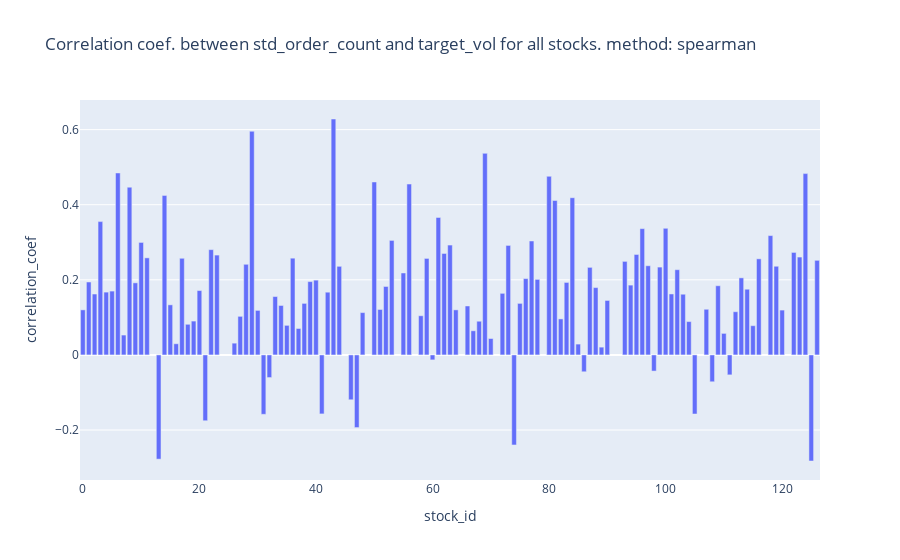
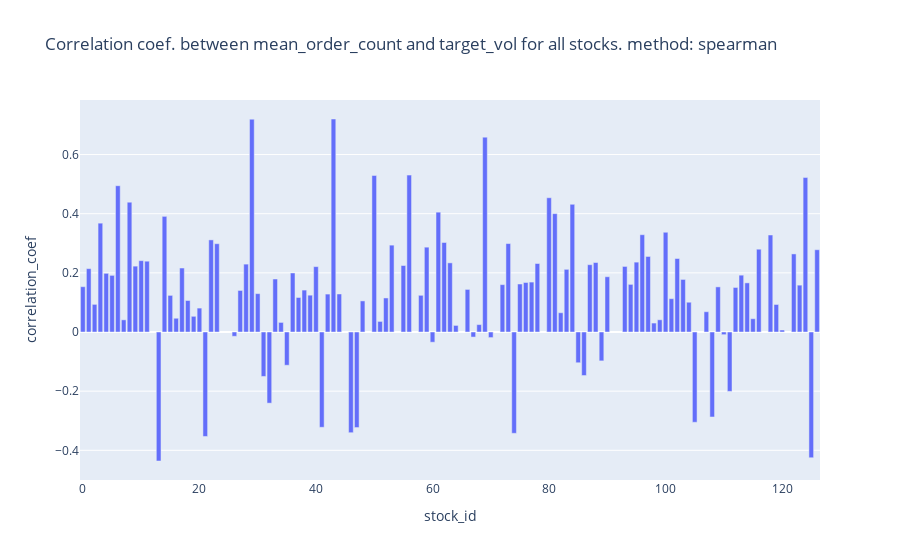

The notebook cell saved with these charts, in order:
### Code cell
## plot all stocks correlation coefficiceints together
coef_df=pd.DataFrame({'stock_id':std_order_count_n_target_vol_corr_coef.keys(),'correlation_coef':std_order_count_n_target_vol_corr_coef.values()})
fig = px.bar(coef_df, x='stock_id',y='correlation_coef',title="Correlation coef. between " + str(std_order_count_n_target_vol_df.columns[0]) + " and " + str(std_order_count_n_target_vol_df.columns[1])+ " for all stocks"+ ". method: "+corr_method)
fig.show()

## plot all stocks correlation coefficiceints together
coef_df=pd.DataFrame({'stock_id':mean_order_count_n_target_vol_corr_coef.keys(),'correlation_coef':mean_order_count_n_target_vol_corr_coef.values()})
fig1 =px.bar(coef_df, x='stock_id',y='correlation_coef',title="Correlation coef. between " + str(mean_order_count_n_target_vol_df.columns[0]) + " and " + str(mean_order_count_n_target_vol_df.columns[1])+ " for all stocks"+ ". method: "+corr_method)
fig1.show()

### Figure 1 — Plotly figure (JSON) as saved in the notebook; plotly's stock layout.template omitted (floating-point values rounded to 4 significant figures)
{"data": [{"alignmentgroup": "True", "hovertemplate": "stock_id=%{x}<br>correlation_coef=%{y}<extra></extra>", "legendgroup": "", "marker": {"color": "#636efa", "pattern": {"shape": ""}}, "name": "", "offsetgroup": "", "orientation": "v", "showlegend": false, "textposition": "auto", "type": "bar", "x": [0, 1, 10, 100, 101, 102, 103, 104, 105, 107, 108, 109, 11, 110, 111, 112, 113, 114, 115, 116, 118, 119, 120, 122, 123, 124, 125, 126, 13, 14, 15, 16, 17, 18, 19, 2, 20, 21, 22, 23, 26, 27, 28, 29, 3, 30, 31, 32, 33, 34, 35, 36, 37, 38, 39, 4, 40, 41, 42, 43, 44, 46, 47, 48, 5, 50, 51, 52, 53, 55, 56, 58, 59, 6, 60, 61, 62, 63, 64, 66, 67, 68, 69, 7, 70, 72, 73, 74, 75, 76, 77, 78, 8, 80, 81, 82, 83, 84, 85, 86, 87, 88, 89, 9, 90, 93, 94, 95, 96, 97, 98, 99], "xaxis": "x", "y": [0.12, 0.1942, 0.2996, 0.3372, 0.1623, 0.2269, 0.1616, 0.08879, -0.1573, 0.1216, -0.0715, 0.1842, 0.2585, 0.05735, -0.05309, 0.115, 0.2053, 0.175, 0.07786, 0.2559, 0.3178, 0.2361, 0.1194, 0.2729, 0.2606, 0.4828, -0.2824, 0.2519, -0.2775, 0.4248, 0.1334, 0.02975, 0.2573, 0.08159, 0.09013, 0.1622, 0.1714, -0.1753, 0.2803, 0.2659, 0.03133, 0.1028, 0.2413, 0.5956, 0.355, 0.1186, -0.1581, -0.06023, 0.1554, 0.1317, 0.07874, 0.2576, 0.0704, 0.1373, 0.1952, 0.1673, 0.1991, -0.1571, 0.1671, 0.6282, 0.2359, -0.1194, -0.1935, 0.1127, 0.17, 0.4605, 0.121, 0.1823, 0.3049, 0.2182, 0.455, 0.1043, 0.257, 0.4845, -0.01319, 0.3661, 0.2702, 0.2926, 0.12, 0.1304, 0.0643, 0.08972, 0.5368, 0.05289, 0.0437, 0.164, 0.2916, -0.2398, 0.1372, 0.2032, 0.3034, 0.2012, 0.4466, 0.4756, 0.4111, 0.09591, 0.193, 0.4186, 0.02886, -0.04484, 0.2332, 0.1793, 0.02074, 0.192, 0.1451, 0.2491, 0.1859, 0.2675, 0.3363, 0.2375, -0.04298, 0.2339], "yaxis": "y"}], "layout": {"barmode": "relative", "legend": {"tracegroupgap": 0}, "title": {"text": "Correlation coef. between std_order_count and target_vol for all stocks. method: spearman"}, "xaxis": {"anchor": "y", "domain": [0, 1], "title": {"text": "stock_id"}}, "yaxis": {"anchor": "x", "domain": [0, 1], "title": {"text": "correlation_coef"}}}}

### Figure 2 — Plotly figure (JSON) as saved in the notebook; plotly's stock layout.template omitted (floating-point values rounded to 4 significant figures)
{"data": [{"alignmentgroup": "True", "hovertemplate": "stock_id=%{x}<br>correlation_coef=%{y}<extra></extra>", "legendgroup": "", "marker": {"color": "#636efa", "pattern": {"shape": ""}}, "name": "", "offsetgroup": "", "orientation": "v", "showlegend": false, "textposition": "auto", "type": "bar", "x": [0, 1, 10, 100, 101, 102, 103, 104, 105, 107, 108, 109, 11, 110, 111, 112, 113, 114, 115, 116, 118, 119, 120, 122, 123, 124, 125, 126, 13, 14, 15, 16, 17, 18, 19, 2, 20, 21, 22, 23, 26, 27, 28, 29, 3, 30, 31, 32, 33, 34, 35, 36, 37, 38, 39, 4, 40, 41, 42, 43, 44, 46, 47, 48, 5, 50, 51, 52, 53, 55, 56, 58, 59, 6, 60, 61, 62, 63, 64, 66, 67, 68, 69, 7, 70, 72, 73, 74, 75, 76, 77, 78, 8, 80, 81, 82, 83, 84, 85, 86, 87, 88, 89, 9, 90, 93, 94, 95, 96, 97, 98, 99], "xaxis": "x", "y": [0.1532, 0.2143, 0.2413, 0.3373, 0.1127, 0.2485, 0.1778, 0.1007, -0.3052, 0.06861, -0.2873, 0.1526, 0.2395, -0.008988, -0.2008, 0.1506, 0.1922, 0.1662, 0.04494, 0.28, 0.328, 0.09309, 0.006792, 0.2641, 0.1585, 0.5222, -0.4251, 0.2782, -0.4361, 0.391, 0.1239, 0.04657, 0.2164, 0.1065, 0.0531, 0.09348, 0.0809, -0.3531, 0.3115, 0.2986, -0.01446, 0.1406, 0.2296, 0.7196, 0.368, 0.1298, -0.1502, -0.2405, 0.1792, 0.03244, -0.1123, 0.1996, 0.1167, 0.1418, 0.1245, 0.1985, 0.2211, -0.3221, 0.1283, 0.7202, 0.1286, -0.3404, -0.3231, 0.1052, 0.1915, 0.5293, 0.03583, 0.1152, 0.2937, 0.2249, 0.5306, 0.1241, 0.2869, 0.4947, -0.03443, 0.4053, 0.3027, 0.2339, 0.02231, 0.144, -0.01705, 0.02505, 0.6589, 0.04116, -0.01878, 0.1602, 0.2991, -0.3425, 0.1623, 0.1674, 0.1688, 0.2316, 0.4391, 0.4539, 0.4002, 0.06518, 0.2119, 0.4318, -0.1039, -0.1471, 0.2276, 0.235, -0.09758, 0.2227, 0.1869, 0.2217, 0.1611, 0.2363, 0.329, 0.2555, 0.03031, 0.04134], "yaxis": "y"}], "layout": {"barmode": "relative", "legend": {"tracegroupgap": 0}, "title": {"text": "Correlation coef. between mean_order_count and target_vol for all stocks. method: spearman"}, "xaxis": {"anchor": "y", "domain": [0, 1], "title": {"text": "stock_id"}}, "yaxis": {"anchor": "x", "domain": [0, 1], "title": {"text": "correlation_coef"}}}}
